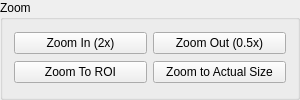
       <widget class="QGroupBox" name="groupBoxZoom">
        <property name="sizePolicy">
         <sizepolicy hsizetype="Fixed" vsizetype="Preferred">
          <horstretch>0</horstretch>
          <verstretch>0</verstretch>
         </sizepolicy>
        </property>
        <property name="minimumSize">
         <size>
          <width>300</width>
          <height>0</height>
         </size>
        </property>
        <property name="maximumSize">
         <size>
          <width>300</width>
          <height>16777215</height>
         </size>
        </property>
        <property name="title">
         <string>Zoom</string>
        </property>
        <layout class="QGridLayout" name="gridLayout_6">
         <item row="0" column="0">
          <widget class="QPushButton" name="pushButtonZoomIn">
           <property name="minimumSize">
            <size>
             <width>114</width>
             <height>0</height>
            </size>
           </property>
           <property name="text">
            <string>Zoom In (2x)</string>
           </property>
          </widget>
         </item>
         <item row="0" column="1">
          <widget class="QPushButton" name="pushButtonZoomOut">
           <property name="minimumSize">
            <size>
             <width>114</width>
             <height>0</height>
            </size>
           </property>
           <property name="text">
            <string>Zoom Out (0.5x)</string>
           </property>
          </widget>
         </item>
         <item row="1" column="0">
          <widget class="QPushButton" name="pushButtonZoomRoi">
           <property name="minimumSize">
            <size>
             <width>114</width>
             <height>0</height>
            </size>
           </property>
           <property name="text">
            <string>Zoom To ROI</string>
           </property>
          </widget>
         </item>
         <item row="1" column="1">
          <widget class="QPushButton" name="pushButtonZoomReset">
           <property name="minimumSize">
            <size>
             <width>114</width>
             <height>0</height>
            </size>
           </property>
           <property name="text">
            <string>Zoom to Actual Size</string>
           </property>
          </widget>
         </item>
        </layout>
       </widget>
